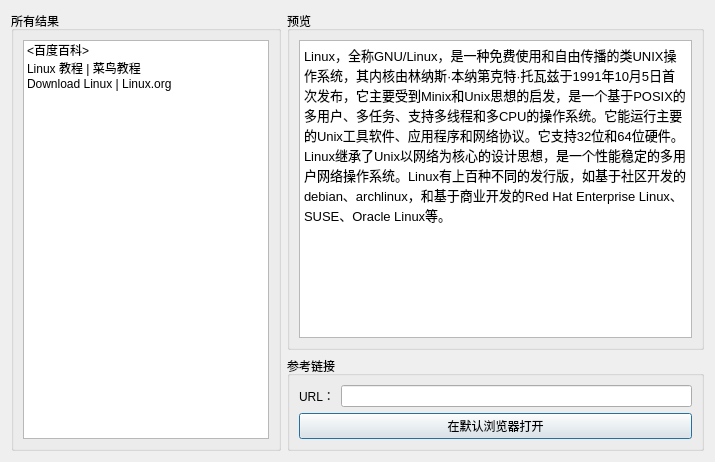
<?xml version="1.0" encoding="UTF-8"?>
<ui version="4.0">
 <class>Dialog</class>
 <widget class="QDialog" name="Dialog">
  <property name="geometry">
   <rect>
    <x>0</x>
    <y>0</y>
    <width>715</width>
    <height>462</height>
   </rect>
  </property>
  <property name="windowTitle">
   <string>uSearch - 检索结果</string>
  </property>
  <layout class="QHBoxLayout" name="horizontalLayout">
   <item>
    <widget class="QGroupBox" name="groupBox">
     <property name="maximumSize">
      <size>
       <width>270</width>
       <height>16777215</height>
      </size>
     </property>
     <property name="title">
      <string>所有结果</string>
     </property>
     <layout class="QVBoxLayout" name="verticalLayout">
      <item>
       <widget class="QListWidget" name="listWidget">
        <property name="maximumSize">
         <size>
          <width>16777215</width>
          <height>16777215</height>
         </size>
        </property>
        <item>
         <property name="text">
          <string>&lt;百度百科&gt;</string>
         </property>
        </item>
        <item>
         <property name="text">
          <string>Linux 教程 | 菜鸟教程</string>
         </property>
        </item>
        <item>
         <property name="text">
          <string>Download Linux | Linux.org</string>
         </property>
        </item>
       </widget>
      </item>
     </layout>
    </widget>
   </item>
   <item>
    <layout class="QVBoxLayout" name="verticalLayout_2">
     <item>
      <widget class="QGroupBox" name="groupBox_2">
       <property name="title">
        <string>预览</string>
       </property>
       <layout class="QVBoxLayout" name="verticalLayout_3">
        <item>
         <widget class="QTextBrowser" name="textBrowser">
          <property name="html">
           <string>&lt;!DOCTYPE HTML PUBLIC &quot;-//W3C//DTD HTML 4.0//EN&quot; &quot;http://www.w3.org/TR/REC-html40/strict.dtd&quot;&gt;
&lt;html&gt;&lt;head&gt;&lt;meta name=&quot;qrichtext&quot; content=&quot;1&quot; /&gt;&lt;style type=&quot;text/css&quot;&gt;
p, li { white-space: pre-wrap; }
&lt;/style&gt;&lt;/head&gt;&lt;body style=&quot; font-family:'Cantarell'; font-size:10pt; font-weight:400; font-style:normal;&quot;&gt;
&lt;p style=&quot; margin-top:0px; margin-bottom:0px; margin-left:0px; margin-right:0px; -qt-block-indent:0; text-indent:0px;&quot;&gt;Linux，全称GNU/Linux，是一种免费使用和自由传播的类UNIX操作系统，其内核由林纳斯·本纳第克特·托瓦兹于1991年10月5日首次发布，它主要受到Minix和Unix思想的启发，是一个基于POSIX的多用户、多任务、支持多线程和多CPU的操作系统。它能运行主要的Unix工具软件、应用程序和网络协议。它支持32位和64位硬件。Linux继承了Unix以网络为核心的设计思想，是一个性能稳定的多用户网络操作系统。Linux有上百种不同的发行版，如基于社区开发的debian、archlinux，和基于商业开发的Red Hat Enterprise Linux、SUSE、Oracle Linux等。&lt;/p&gt;&lt;/body&gt;&lt;/html&gt;</string>
          </property>
         </widget>
        </item>
       </layout>
      </widget>
     </item>
     <item>
      <widget class="QGroupBox" name="groupBox_3">
       <property name="title">
        <string>参考链接</string>
       </property>
       <layout class="QVBoxLayout" name="verticalLayout_4">
        <item>
         <layout class="QHBoxLayout" name="horizontalLayout_2">
          <item>
           <widget class="QLabel" name="label">
            <property name="text">
             <string>URL：</string>
            </property>
           </widget>
          </item>
          <item>
           <widget class="QLineEdit" name="lineEdit"/>
          </item>
         </layout>
        </item>
        <item>
         <widget class="QPushButton" name="pushButton">
          <property name="text">
           <string>在默认浏览器打开</string>
          </property>
         </widget>
        </item>
       </layout>
      </widget>
     </item>
    </layout>
   </item>
  </layout>
 </widget>
 <resources/>
 <connections/>
</ui>
